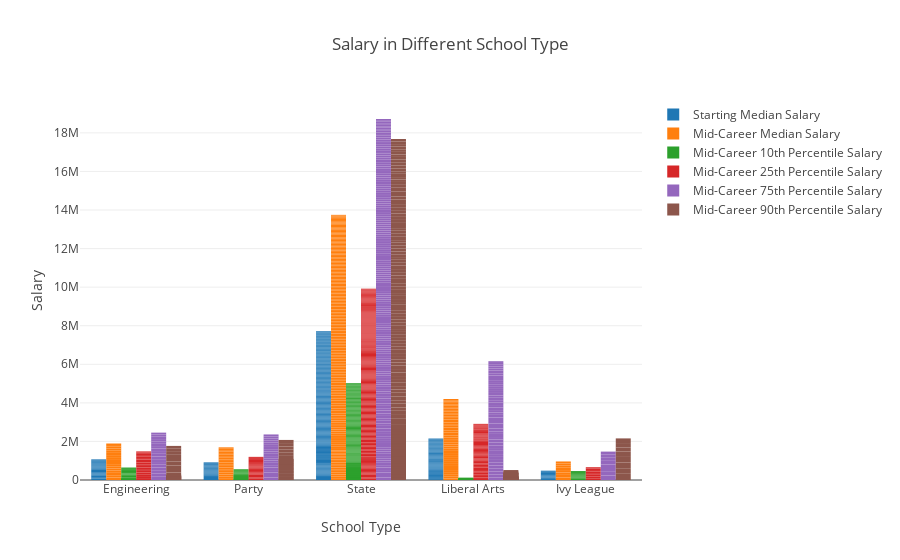

Notebook cell for this chart:
### Code cell
type_trace_list = []
for i in all_info.columns[3:9]:
    type_trace_list.append(go.Bar(x=all_info['School Type'], y=all_info[i], name = i))

layout = go.Layout(
    barmode='group',
    title='Salary in Different School Type',
    xaxis = dict(title = 'School Type'),
    yaxis = dict(title = 'Salary'),
)

fig = go.Figure(data=type_trace_list, layout=layout)
py.offline.iplot(fig)

### Figure 1 — Plotly figure (JSON) as saved in the notebook; plotly's stock layout.template omitted (floating-point values rounded to 4 significant figures; data arrays with more than 128 entries replaced by an {"elided": "..."} marker saying what was removed)
{"data": [{"name": "Starting Median Salary", "type": "bar", "uid": "1cb7675f-38cc-4ccf-91d3-b13c24844c1f", "x": {"elided": "268 str values"}, "y": {"elided": "268 int values"}}, {"name": "Mid-Career Median Salary", "type": "bar", "uid": "5354a615-3708-40fe-b658-3681616b89ce", "x": {"elided": "268 str values"}, "y": {"elided": "268 int values"}}, {"name": "Mid-Career 10th Percentile Salary", "type": "bar", "uid": "662557d2-b73f-4abd-b955-86a8110cc55c", "x": {"elided": "268 str values"}, "y": {"elided": "268 int values"}}, {"name": "Mid-Career 25th Percentile Salary", "type": "bar", "uid": "d9132b7a-89f3-4e1c-b8fe-139086f4ea78", "x": {"elided": "268 str values"}, "y": {"elided": "268 int values"}}, {"name": "Mid-Career 75th Percentile Salary", "type": "bar", "uid": "c7f5169b-5364-43a6-bc8a-c977b2b22b52", "x": {"elided": "268 str values"}, "y": {"elided": "268 int values"}}, {"name": "Mid-Career 90th Percentile Salary", "type": "bar", "uid": "4d40ddd1-4d6d-4bff-9f10-4c432420d256", "x": {"elided": "268 str values"}, "y": {"elided": "268 int values"}}], "layout": {"barmode": "group", "title": "Salary in Different School Type", "xaxis": {"title": "School Type"}, "yaxis": {"title": "Salary"}}}
